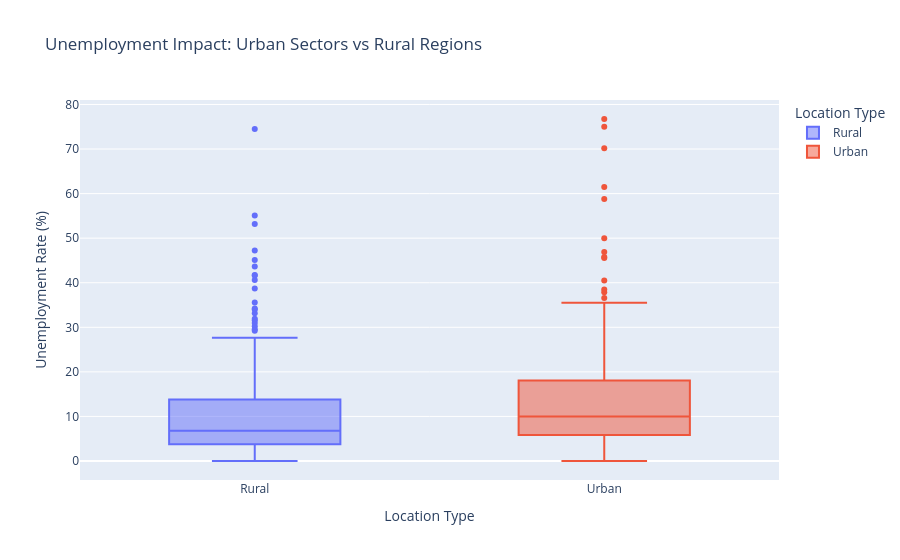

The cell this chart's notebook holds for it:
### Code cell
fig_box = px.box(df_india, x='Area', y='Unemployment_Rate', color='Area',
                 title='Unemployment Impact: Urban Sectors vs Rural Regions',
                 labels={'Unemployment_Rate': 'Unemployment Rate (%)', 'Area': 'Location Type'})
fig_box.show()

### Figure 1 — Plotly figure (JSON) as saved in the notebook; plotly's stock layout.template omitted (floating-point values rounded to 4 significant figures; data arrays with more than 128 entries replaced by an {"elided": "..."} marker saying what was removed)
{"data": [{"alignmentgroup": "True", "hovertemplate": "Location Type=%{x}<br>Unemployment Rate (%)=%{y}<extra></extra>", "legendgroup": "Rural", "marker": {"color": "#636efa"}, "name": "Rural", "notched": false, "offsetgroup": "Rural", "orientation": "v", "showlegend": true, "type": "box", "x": {"elided": "359 str values"}, "x0": " ", "xaxis": "x", "y": {"elided": "359 float values"}, "y0": " ", "yaxis": "y"}, {"alignmentgroup": "True", "hovertemplate": "Location Type=%{x}<br>Unemployment Rate (%)=%{y}<extra></extra>", "legendgroup": "Urban", "marker": {"color": "#EF553B"}, "name": "Urban", "notched": false, "offsetgroup": "Urban", "orientation": "v", "showlegend": true, "type": "box", "x": {"elided": "381 str values"}, "x0": " ", "xaxis": "x", "y": {"elided": "381 float values"}, "y0": " ", "yaxis": "y"}], "layout": {"boxmode": "overlay", "legend": {"title": {"text": "Location Type"}, "tracegroupgap": 0}, "title": {"text": "Unemployment Impact: Urban Sectors vs Rural Regions"}, "xaxis": {"anchor": "y", "categoryarray": ["Rural", "Urban"], "categoryorder": "array", "domain": [0, 1], "title": {"text": "Location Type"}}, "yaxis": {"anchor": "x", "domain": [0, 1], "title": {"text": "Unemployment Rate (%)"}}}}
